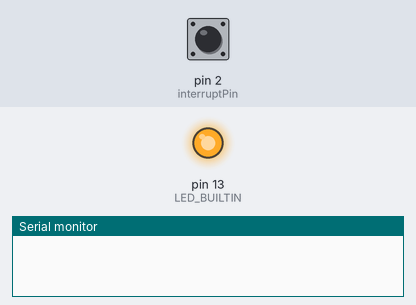
The sketch below on a simulated Arduino Uno, built with avr-gcc and run on an emulated ATmega328P. On the bench: output pins drawn as LEDs (lit = HIGH), the last lines printed to the serial monitor. The test bench sets the inputs (shaded band); at power-on: pin 2 (interruptPin) HIGH. Sleep ends after the set time or at an interrupt.

Above: at 4.2 s.
4.3 s: pin 2 (interruptPin) driven HIGH
6.5 s: pin 2 (interruptPin) pulsed LOW 2 times (0.12 s each, 0.3 s apart)
At 12.0 s:
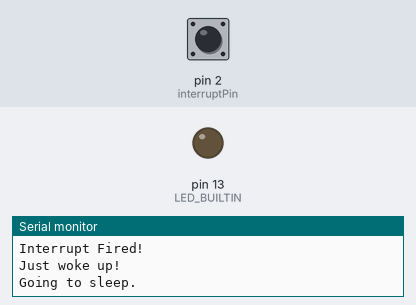
Timing chart, 0 to 13.5 s (numbered marks = the images above; inputs shaded):
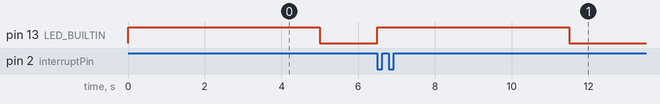

Measured:
- after the input at 6.5 s, pin 13 (LED_BUILTIN): LOW → HIGH at once, → LOW 5.0 s later

The sketch:

sleep.ino
```cpp
#include <avr/sleep.h>
#define interruptPin 2

void setup() {
  // put your setup code here, to run once:
  Serial.begin(9600);
  pinMode(LED_BUILTIN, OUTPUT);
  pinMode(interruptPin, INPUT_PULLUP);
  digitalWrite(LED_BUILTIN, HIGH);
}

void wakeUp() {
  Serial.println("Interrupt Fired!");
  sleep_disable();
  detachInterrupt(0);
}

void go_to_sleep() {
  sleep_enable();
  attachInterrupt(0, wakeUp, LOW);
  set_sleep_mode(SLEEP_MODE_PWR_DOWN);
  digitalWrite(LED_BUILTIN, LOW);
  delay(1000);
  sleep_cpu();
  Serial.println("Just woke up!");
  digitalWrite(LED_BUILTIN, HIGH);
}

void loop() {
  // put your main code here, to run repeatedly:
  delay(5000);
  Serial.println("Going to sleep.");
  go_to_sleep();
}
```
